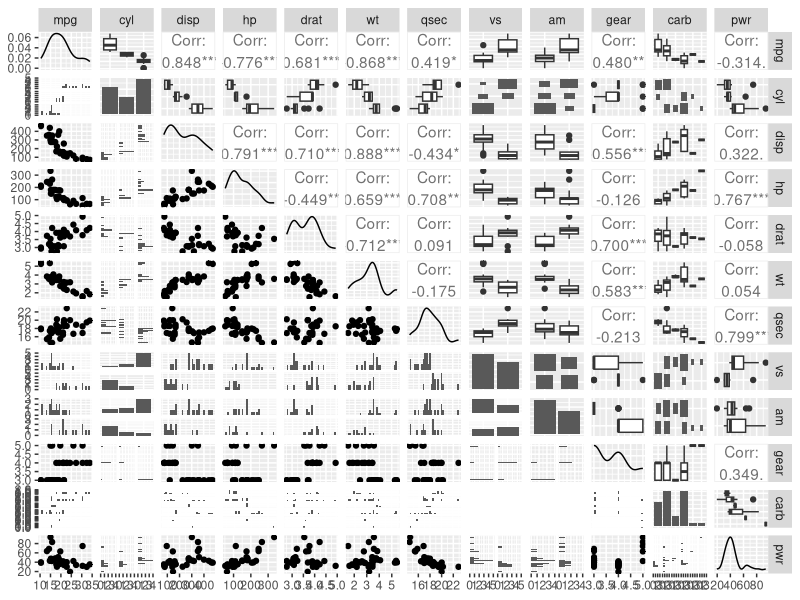

Here is the R script that generated this plot:
## ---- chunk 1
library(knitr)

# TRUE relegates most code chunks to appendices and disables result
# output by default
tidydoc <- FALSE

# figure width 4 inches (PDF output), height = width, center figures
opts_chunk$set(fig.width=4, fig.height=4, fig.align='center')

# Increase the penalty for using scientific notation (to format
# numbers like 10000 normally, not in scientific notation)
options(scipen = 3)

if (tidydoc)
{
    opts_chunk$set(results='hide', echo=FALSE, size='scriptsize')
}
## ---- chunk 2

library(datasets)
data("mtcars")

library(ggplot2)
library(GGally)
## ---- chunk 3

# Possibly relevant covariates:
# disp, hp, cyl (likely correlated with each other)
# wt
# drat 
# am (0 auto/1 manual; subject of interest)
# Outcome:
# mpg

# Convert transmission, cylinder count, carburetor count, and engine type
# to factor variables
mtcars$am <- factor(mtcars$am, levels = c(0, 1),
                    labels = c("auto", "manual"))
mtcars$cyl <- factor(mtcars$cyl)
mtcars$carb <- factor(mtcars$carb)
mtcars$vs <- factor(mtcars$vs, levels = c(0, 1),
                    labels = c("v", "straight"))

# Create a new data frame for metric variables
mtcars.si <- mtcars
mtcars.si$cons <- 235/mtcars$mpg # consumption in litres/100 km
mtcars.si$wt <- mtcars$wt*0.454 # weight in tonnes
mtcars.si$disp <- mtcars$disp/61.0 # displacement in litres
mtcars.si$pw <- mtcars$hp/1.34 # power in kilowatts
mtcars.si$mpg <- NULL
mtcars.si$hp <- NULL

# Create a new variable for gross power/weight ratio
# (hp/1000 lb; 1 hp/1000 lb ≈ 1.64 W/kg)
mtcars$pwr <- mtcars$hp/mtcars$wt

# kW/tonne
mtcars.si$pwr <- mtcars.si$pw / mtcars.si$wt

fit1 <- lm(mpg ~ am, mtcars)
fitall <- lm(mpg ~ . - pwr, mtcars)

g <- ggplot(mtcars, aes(x = am, y = mpg))
g <- g + geom_boxplot() +
    stat_summary(fun.y = mean, geom = "point")
g <- ggtitle ("Gas mileage and transmission type")

print(g)

ggpairs(mtcars)

summary(fit1)


fit2.w <- lm(mpg ~ am + wt, mtcars)
fit2.d <- lm(mpg ~ am + disp, mtcars)
fit2.h <- lm(mpg ~ am + hp, mtcars) # greatest reduction in sum(^2)

anova(fit1, fit2.w)
anova(fit1, fit2.d)
anova(fit1, fit2.h)

fit3.w <- lm(mpg ~ am + hp + wt, mtcars) # greatest reduction in sum(^2)
fit3.d <- lm(mpg ~ am + hp + disp, mtcars)
fit3.c <- lm(mpg ~ am + hp + cyl, mtcars)

anova(fit1, fit2.h, fit3.w)
anova(fit1, fit2.h, fit3.d)
anova(fit1, fit2.h, fit3.c)

fit4.d <- lm(mpg ~ am + hp + wt + disp, mtcars)
fit4.c <- lm(mpg ~ am + hp + wt + cyl, mtcars) # smallest sum(^2), but fit4.c not really significant

anova(fit1, fit2.h, fit3.w, fit4.d)
anova(fit1, fit2.h, fit3.w, fit4.c)

fit5 <- lm(mpg ~ am + hp + wt + disp + cyl, mtcars)

anova(fit1, fit2.h, fit3.w, fit4.d, fit5)
anova(fit1, fit2.h, fit3.w, fit4.c, fit5) 
